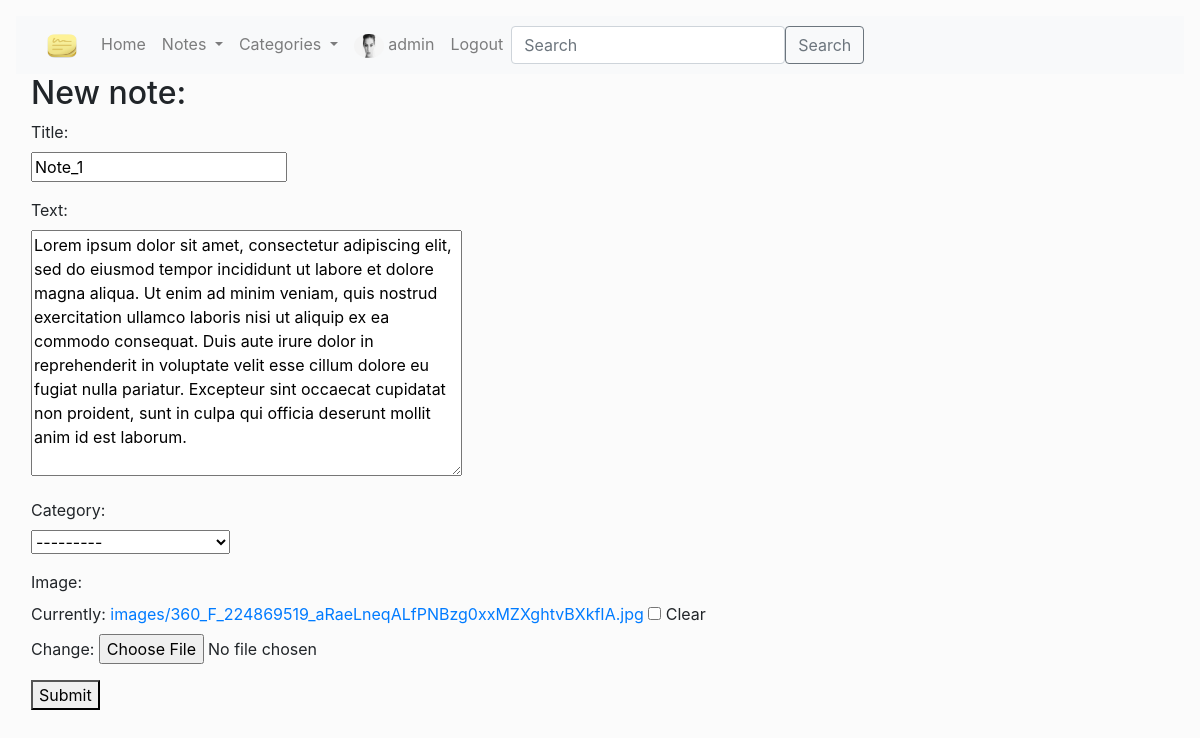
Screenshot of /note/4/update (signed in) with the database file from the repository.
### FFS_app/models.py (models this page shows, shortened)
class User(AbstractUser):
    image = models.ImageField(null=True, blank=True)

class Note(models.Model):
    title = models.CharField('Title', max_length=200, help_text='Enter note title')
    text = models.CharField('Note text', max_length=1000, help_text='Enter note text')
    category = models.ForeignKey(Category, on_delete=models.SET_NULL, null=True, blank=True, related_name='notes')
    owner = models.ForeignKey(User, on_delete=models.CASCADE, null=False, blank=False, related_name='notes')
    image = models.ImageField('Image', upload_to='images', null=True, blank=True)

### FFS_app/views.py (the view, shortened to what this page needs)
# urls.py: path('note/<str:pk>/update', views.NoteUpdateView.as_view(), name='note-update'),
class NoteUpdateView(LoginRequiredMixin, UpdateView):
    model = Note
    form_class = UpdateNoteForm
    success_url = "/notes"
    template_name = 'note_update_form.html'
    def get_form_kwargs(self):
        kwargs = super(NoteUpdateView, self).get_form_kwargs()
        kwargs['request'] = self.request
        return kwargs

### FFS_app/forms.py
class UpdateNoteForm(forms.ModelForm):
    title = forms.CharField(widget=forms.TextInput(attrs={'placeholder': 'Note title'}))
    text = forms.CharField(widget=forms.Textarea(attrs={'rows': 10, 'placeholder': 'Note text'}))
    class Meta:
        model = Note
        fields = ['title', 'text', 'category', 'image']
    def __init__(self, *args, **kwargs):
        self.request = kwargs.pop('request')
        super(UpdateNoteForm, self).__init__(*args, **kwargs)
        self.fields['category'].queryset = Category.objects.filter(owner=self.request.user)

### FFS_app/models.py (called while the page is built)
    def __str__(self):
        return f'{self.name} ({self.owner})'

### templates/note_update_form.html (shortened to what this page needs)
{% extends 'base.html' %}
{% block content %}
  <h2>New note:</h2>
  <form method="post" enctype="multipart/form-data">
    {% for field in form %}
      <p>
        {{ field.label_tag }}<br>
        {{ field }}
      </p>
    {% endfor %}
    <button type="submit">Submit</button>
  </form>
{% endblock %}

### templates/base.html (shortened to what this page needs)
<!DOCTYPE html>
<html lang="en">
<head>
  <link rel="stylesheet" href="https://stackpath.bootstrapcdn.com/bootstrap/4.1.3/css/bootstrap.min.css">
  {% load static %}
  <link rel="stylesheet" href="{% static '/css/styles.css' %}">
</head>
<body>
    {% block navbar %}
    <nav class="navbar navbar-expand-lg navbar-light bg-light">
      <div class="container-fluid">
        <a class="navbar-brand" href="{% url 'home' %}">
            <img src="{% static '/img/stickies.png' %}" alt="" width="30" height="24">
        </a>
        <div class="collapse navbar-collapse" id="navbarSupportedContent">
          <ul class="navbar-nav me-auto mb-2 mb-lg-0">
            <li class="nav-item">
              <a class="nav-link" aria-current="page" href="{% url 'home' %}">Home</a>
            </li>
            <li class="nav-item dropdown">
              <a class="nav-link dropdown-toggle" href="#" id="navbarDropdownMenuLink" role="button" data-bs-toggle="dropdown" aria-expanded="false">
                Notes
              </a>
            </li>
            <li class="nav-item dropdown">
              <a class="nav-link dropdown-toggle" href="#" id="navbarDropdownMenuLink2" role="button" data-bs-toggle="dropdown" aria-expanded="false">
                Categories
              </a>
            </li>
            {% if user.is_authenticated %}
            {% if user.image %}
            <li class="nav-item">
              <a class="nav-link" href="{% url 'user_profile' %}">
                <img class="rounded-circle account-img" src="{{ user.image.url }}" alt="" width="30" height="24">
                {{ user.get_username }}
              </a>
            </li>
            {% endif %}
            <li class="nav-item"><a class="nav-link" href="{% url 'logout'%}">Logout</a></li>
            {% else %}
            <li class="nav-item"><a class="nav-link" href="{% url 'login'%}">Log in</a></li>
            <li class="nav-item"><a class="nav-link" href="{% url 'sign-up'%}">Sign up</a></li>
            {% endif %}
          </ul>
          <form action="{% url 'search'%}" method="get" class="d-flex">
            <input name="query" class="form-control me-2" type="search" placeholder="Search" aria-label="Search">
            <button class="btn btn-outline-secondary" type="submit">Search</button>
          </form>
        </div>
      </div>
    </nav>
    {% endblock %}
    <div class="col-sm-10 ">
        {% block content %}
        {% endblock %}
    </div>
</body>
</html>

### static/css/styles.css (style rules this page uses)
body { background-color: #fbfbfb; padding: 1rem; }

### rows the page displays
User: image (picture), get_username "admin"
Note: form "Note_1" "Lorem ipsum dolor sit amet, consectetur adipiscing elit, sed do eiusmod tempor incididunt ut labore et dolore magna aliqua. Ut enim ad minim veniam, quis nostrud exercitation ullamco laboris nisi ut aliquip ex ea commodo consequat. Duis aute irure dolor in reprehenderit in voluptate velit esse cillum dolore eu fugiat nulla pariatur. Excepteur sint occaecat cupidatat non proident, sunt in culpa qui officia deserunt mollit anim id est laborum." "---------"

### other values shown
{{ field.label_tag }} "Title:" "Text:" "Category:" "Image:"
